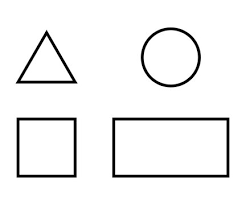
#> input picture HW2/images/Q7.png, 246 x 205 px
$ jupyter execute Q5.ipynb
#> lines starting #> are read from the running program, lines starting #| are printed output that depends on the picture; after the words box and inside, x2 and y2 are one past the last pixel; in counts of white or black regions, pixels touching at a corner belong together
# a)

[cell 1]
import cv2 as cv2
import numpy as np
from matplotlib import pyplot as plt

img = cv2.imread('images/Q7.png')
#> img is the input picture: shape (205, 246, 3); min 0, max 255, mean 242.2
plt.imshow(img, cmap = 'gray')
plt.show()

[cell 2]
import cv2
import numpy as np
from matplotlib import pyplot as plt

# Let's load a simple image with 3 black squares
image = cv2.imread('images/Q7.png')
cv2.waitKey(0)

# Grayscale
gray = cv2.cvtColor(image, cv2.COLOR_BGR2GRAY)

# Find Canny edges
edged = cv2.Canny(gray, 30, 200)
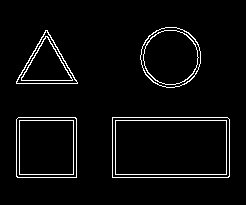
#> edged: shape (205, 246); 3.9% white in thin lines or dots, all inside (x1, y1, x2, y2) = (16, 27, 230, 178)
cv2.waitKey(0)

contours, hierarchy = cv2.findContours(edged,
    cv2.RETR_EXTERNAL, cv2.CHAIN_APPROX_NONE)
#> contours = 4 contours; box (x1, y1, x2, y2) and area: (112, 117, 230, 178) 7018, (16, 117, 77, 178) 3597, (140, 27, 201, 88) 2836, (16, 30, 78, 84) 1686

# Draw all contours
# -1 signifies drawing all contours
cv2.drawContours(image, contours, -1, (255, 0, 0), 2)
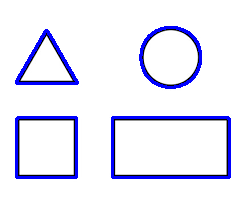
#> image: shape (205, 246, 3); 6.03% of pixels changed, all inside (x1, y1, x2, y2) = (15, 26, 231, 179)

plt.imshow(image, cmap = 'gray')
plt.title('Contours')
plt.show()

[cell 3]
def draw_shape(img, shape_type, contour):
    perimeter = cv2.arcLength(contour, True)
    approx = cv2.approxPolyDP(contour, 0.04 * perimeter, True)
    (x, y, w, h) = cv2.boundingRect(approx)
    text_x = int(x + w/2 - 20)
    text_y = y - 10

    cv2.drawContours(img, [approx], 0, (0, 255, 0), 2)

    for corner in approx.squeeze():
        cv2.circle(img, tuple(corner), 3, (255, 0, 0), -1)

    cv2.putText(img, shape_type, (text_x, text_y), cv2.FONT_HERSHEY_SIMPLEX, 0.3, (0, 0, 255), 1)

    return img

[cell 4]
for contour in contours:
    shape = ""
    perimeter = cv2.arcLength(contour, True)
    approx = cv2.approxPolyDP(contour, 0.04 * perimeter, True)

    if len(approx) == 3:
        shape = "Triangle"
    elif len(approx) == 4:
        x, y, w, h = cv2.boundingRect(approx)
        aspectRatio = float(w)/h
        if aspectRatio >= 0.95 and aspectRatio <= 1.05:
            shape = "Square"
        else:
            shape = "Rectangle"
    elif len(approx) > 6:
        shape = "Circle"

    if shape:
        img = draw_shape(img, shape, contour)
#> this loop made 4 passes
#> (shape, aspectRatio) on passes 1 to 2: ('Rectangle', 1.93), ('Square', 1)
#> (shape, text_x in draw_shape) on pass 3: ('Triangle', 27)
#> pass 1, `img = draw_shape(img, shape, contour)`:
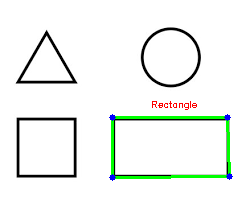
#> img: shape (205, 246, 3); 2.42% of pixels changed, all inside (x1, y1, x2, y2) = (109, 101, 233, 181)
#> pass 2, `img = draw_shape(img, shape, contour)`:
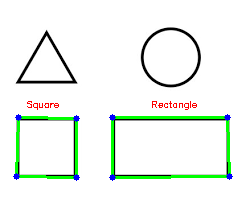
#> img: shape (205, 246, 3); 1.66% of pixels changed, all inside (x1, y1, x2, y2) = (13, 101, 80, 181)
#> pass 3, `img = draw_shape(img, shape, contour)`:
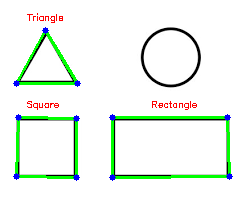
#> img: shape (205, 246, 3); 1.32% of pixels changed, all inside (x1, y1, x2, y2) = (13, 13, 81, 87)
#> after the loop:
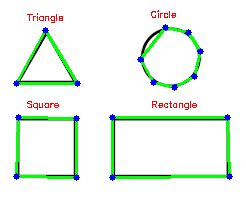
#> img: shape (205, 246, 3); 1.37% of pixels changed, all inside (x1, y1, x2, y2) = (137, 10, 204, 91)

plt.imshow(img, cmap = 'gray')
plt.show()
